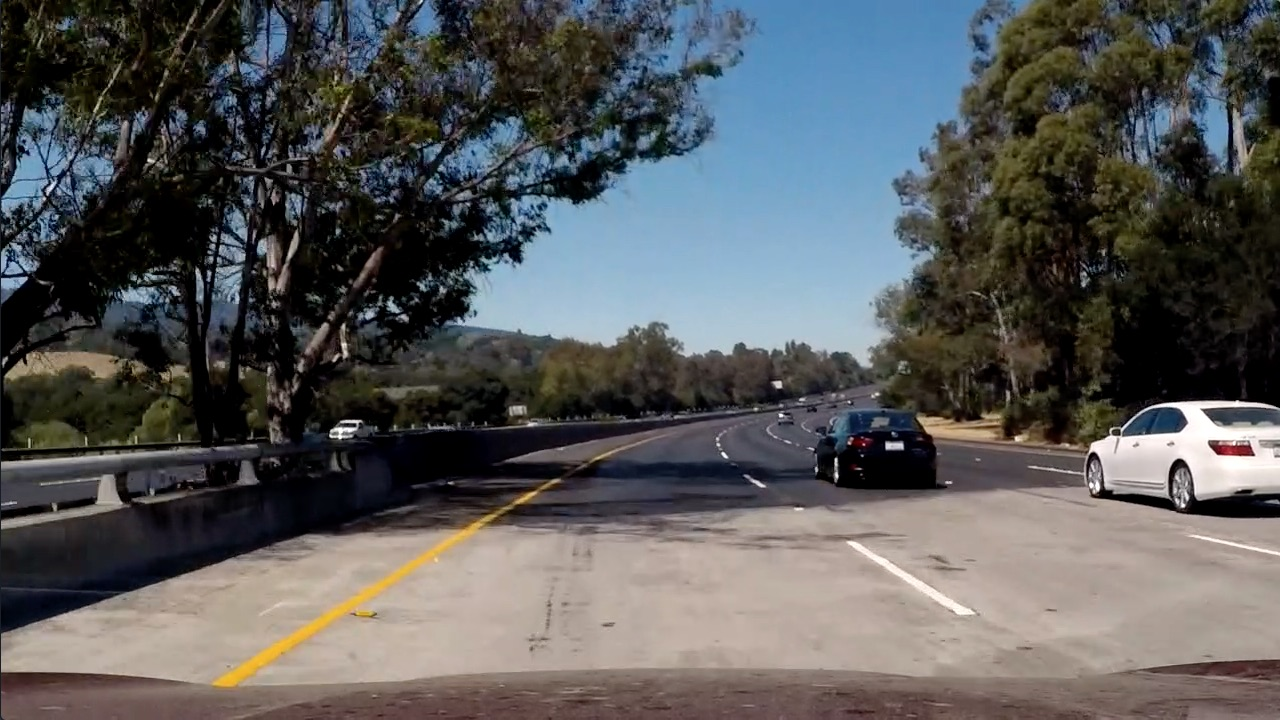
#> input picture test_images/test5.jpg, 1280 x 720 px
$ python ProcessImage.py   (older library calls are emulated)
#> lines starting #> are read from the running program, lines starting #| are printed output that depends on the picture; after the words box and inside, x2 and y2 are one past the last pixel; in counts of white or black regions, pixels touching at a corner belong together
### ProcessingPipeline.py
import numpy as np
import matplotlib.image as mpimg
import matplotlib.pyplot as plt
import os, glob
import random
import pickle
from CamCal import caliberation_data
# import cv2
from cv2 import cv2
from collections import deque
from typing import Deque, List, Dict
from moviepy.editor import VideoFileClip
from sklearn.preprocessing import PolynomialFeatures
from sklearn.linear_model import LinearRegression, Lasso
# [4 lines of commented-out code are left out]
import ProcessImage

SRC = np.float32([[580, 460], [700, 460], [1040, 680], [260, 680]])
DST = np.float32([[260, 0], [1040, 0], [1040, 720], [260, 720]])


# Define a class to receive the characteristics of each line detection
class Line():
    def __init__(self, img_size):
        self.max_que_len = 10
        self.img_size = img_size
        # was the line detected in the last iteration?
        self.weight = np.array(list(range(1, self.max_que_len + 1)))
        self.weight = self.weight / np.sum(self.weight)
        self.detected = False
        # x values of the last n fits of the line
        self.recent_xfitted: Deque = deque()
        # average x values of the fitted line over the last n iterations
        self.bestx = None
        self.besty = None
        # polynomial coefficients averaged over the last n iterations
        self.best_fit = None
        # polynomial coefficients for the most recent fit
        self.current_fit = [np.array([False])]
        # radius of curvature of the line in some units
        self.radius_of_curvature = None
        # distance in meters of vehicle center from the line
        self.line_base_pos = None
        # difference in fit coefficients between last and new fits
        self.diffs = np.array([0, 0, 0], dtype='float')
        self.diffs = None
        # x values for detected line pixels
        self.allx = None
        # y values for detected line pixels
        self.ally = None

    # [107 lines left out: functions calc_radius, add_fitted, is_cur_validity, add_points, _compute_cur_fit, _calcute_inds, not called in this run]


class ProcessingPipeline:
    def __init__(self):
        self.frame_cntr = 1
        self.mtx, self.dist = caliberation_data()
        self.img_size = (720, 1280, 3)
        img_size = (720, 1280, 3)
        self.src = np.float32([[580, 460], [700, 460], [1040, 680], [260, 680]])
        self.dst = np.float32([[260, 0], [1040, 0], [1040, 720], [260, 720]])
        # self.src = np.float32(
        #     [[(img_size[0] / 2) - 55, img_size[1] / 2 + 100],
        #      [((img_size[0] / 6) - 10), img_size[1]],
        #      [(img_size[0] * 5 / 6) + 60, img_size[1]],
        #      [(img_size[0] / 2 + 55), img_size[1] / 2 + 100]])
        # self.dst = np.float32(
        #     [[(img_size[0] / 4), 0],
        #      [(img_size[0] / 4), img_size[1]],
        #      [(img_size[0] * 3 / 4), img_size[1]],
        #      [(img_size[0] * 3 / 4), 0]])
        self.M = cv2.getPerspectiveTransform(self.src, self.dst)
        self.MInv = cv2.getPerspectiveTransform(self.dst, self.src)
        self.imgProc = ProcessImage.ProcessImage()
        self.left_coeff = None
        self.right_coeff = None
        self.left_line = Line(self.img_size)
        self.right_line = Line(self.img_size)

    def get_undist_img_test(self, img):

        undist = self.undistort_image(img)
        pres = self.get_birds_eye(undist)
        # proc_img = self.imgProc.pipeline(pres)
        return pres

    # [6 lines left out: function _sharpen_image, not called in this run]

    def undistort_image(self, image, debug=False):
        '''
        Undistort an image
        :param img:
        :return: undistorted image
        '''
        dst = cv2.undistort(image, self.mtx, self.dist, None, self.mtx)
        if debug:
            plt.figure(figsize=(15, 10))
            plt.imshow(dst)
        return dst

    def get_birds_eye(self, image, display=False):
        '''
        Compute the perspective transformation of the image
        :param image: ndarray
        :param display: boolean debugging
        :return:warped ndarray
        '''
        h, w = image.shape[:2]
        warped = cv2.warpPerspective(image, self.M, (w, h), flags=cv2.INTER_LINEAR)
        if display:
            self.plot_side_by_side(image, warped)
        return warped

    # [258 lines left out: functions plot_side_by_side, draw_result, find_line_around, process, _get_lane_hist, un_warp_image and 4 more, not called in this run]


# [2 lines that do not run on import are left out]
    # [6 lines of commented-out code are left out]


# [14 lines left out: function test_prespective_tx, not called in this run]

# [7 lines of commented-out code are left out]

### CamCal.py
import numpy as np
import matplotlib.image as mpimg
import matplotlib.pyplot as plt
import os, glob
import random
import pickle

try:
    from cv2 import cv2
except:
    import cv2

random.seed(5)

# pickle_save_path = './caliberation_data.pkl'
pickle_save_path = './camera_cal/caliberation_data.pkl'


# [67 lines left out: functions get_images_path_list, get_obj_img_pts, draw_corners, caliberate, disp_compare_img, not called in this run]


def caliberation_data():
    if os.path.exists(pickle_save_path):
        data = pickle.load(open(pickle_save_path, 'rb'))
        mtx = data['mtx']
        dist = data['dist']
    else:
        data = caliberate()
        mtx = data['mtx']
        dist = data['dist']
    return mtx, dist


# [11 lines left out: function caliberate_from_pickle, not called in this run]


# [6 lines that do not run on import are left out]

### ProcessImage.py
import numpy as np
import matplotlib.image as mpimg
import matplotlib.pyplot as plt
import os, glob
import random
import pickle

import ProcessingPipeline

try:
    from cv2 import cv2
except:
    import cv2


class ProcessImage:
    def __init__(self):
        # print('Processing Image...')
        pass

    # [106 lines left out: functions _sharpen_image, _compute_sobel_bin, pipeline, abs_sobel_thresh, not called in this run]


if __name__ == '__main__':
    # img = plt.imread('test_images/test_hard3.jpg')
    img = plt.imread('test_images/test5.jpg')
#> img is the input picture: shape (720, 1280, 3); mean R, G, B 88.5, 89.3, 89.8
    proc = ProcessingPipeline.ProcessingPipeline()
#> (reads camera_cal/caliberation_data.pkl from the repository)
    op = proc.get_undist_img_test(img)
    imgProc = ProcessImage()
    op2 = imgProc.pipeline(op)
#> in pipeline, `s_channel = hls[:, :, 2]`:
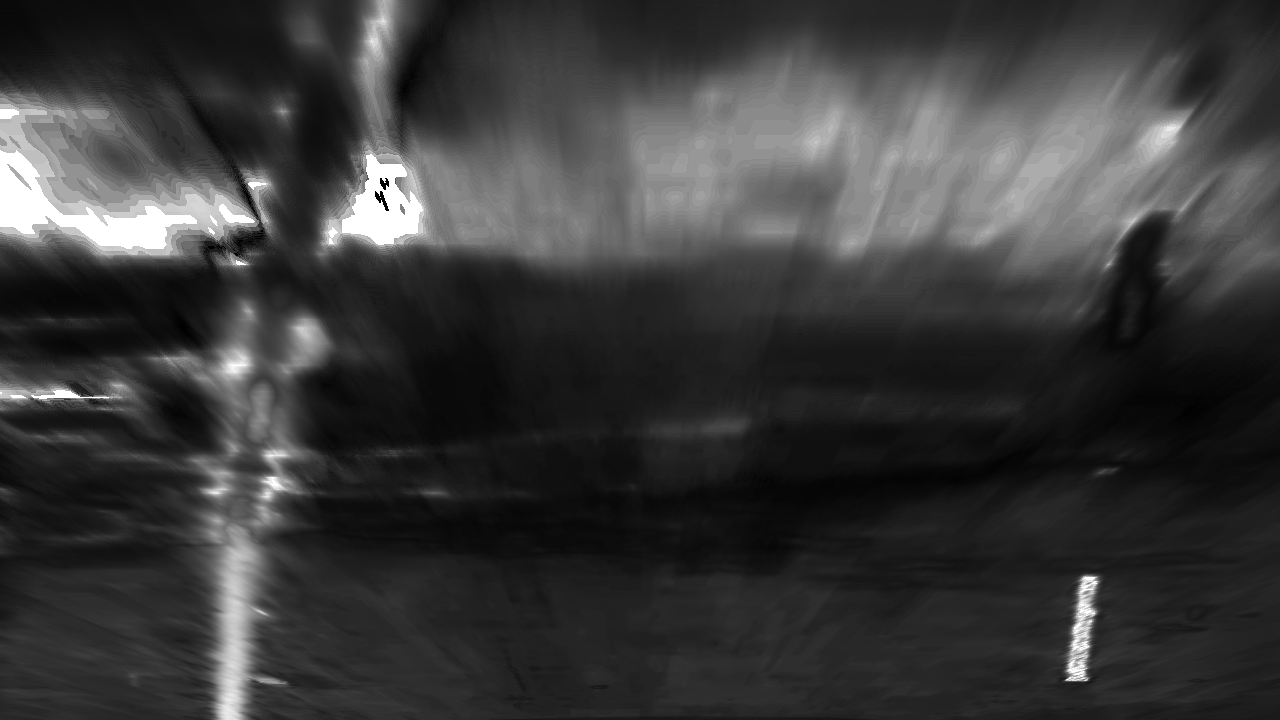
#> s_channel: shape (720, 1280) float64; min 0, max 255, mean 57.9
#> in pipeline, `lxbinary = self._compute_sobel_bin(l_channel, sobel_kernel)`:
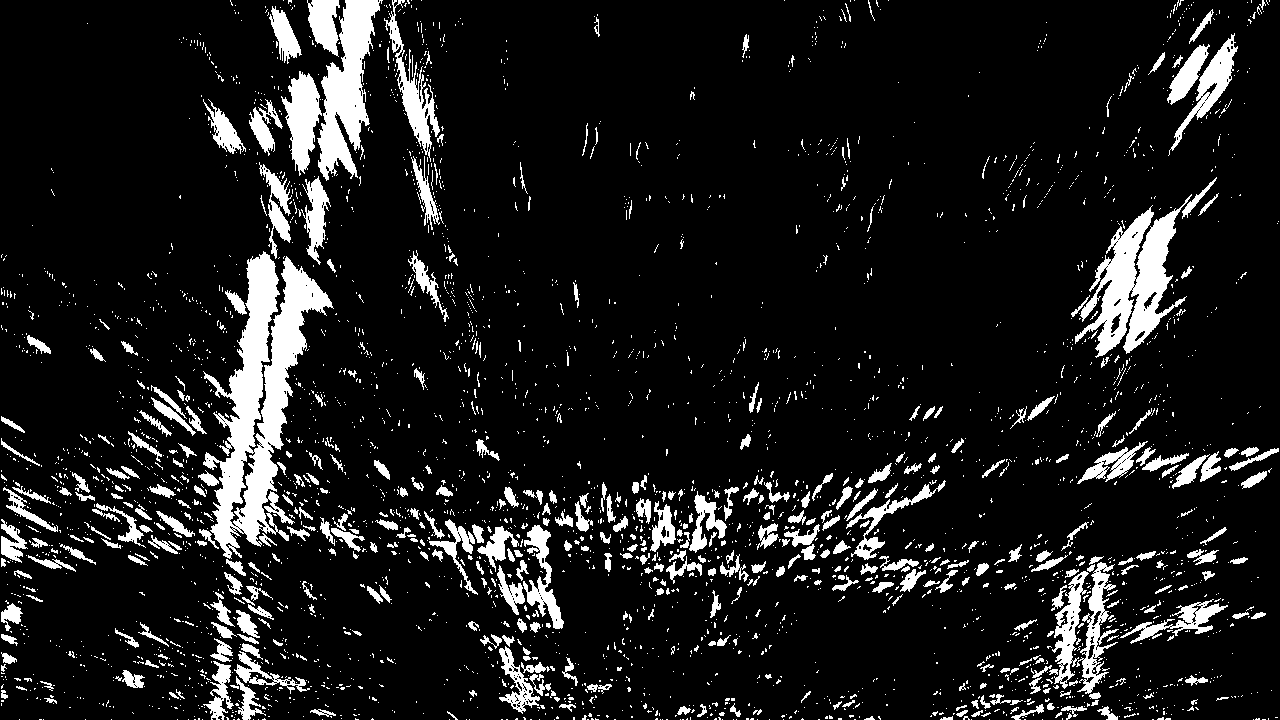
#> lxbinary: shape (720, 1280); values 0 (black) and 1 (white), 10.9% white; 3457 white regions (3004 under 20 px), largest, box (x1, y1, x2, y2) and area: (203, 251, 334, 559) 15381, (1075, 194, 1192, 358) 7432, (317, 0, 383, 181) 5718
#> call 2 of _compute_sobel_bin, with sobel_kernel = 3, thresh = (10, 100)
#> in _compute_sobel_bin (call 2), `sobelx = cv2.Sobel(image, cv2.CV_64F, 1, 0, ksize=sobel_kernel)`:
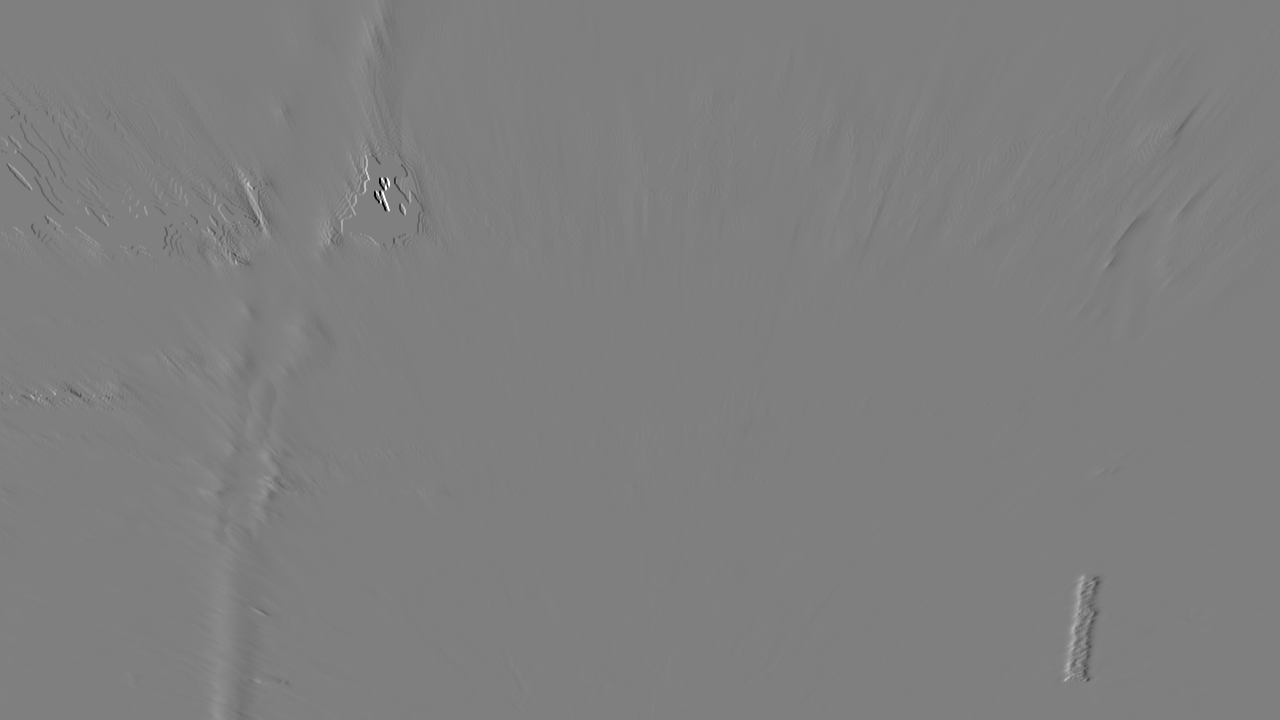
#> sobelx: shape (720, 1280) float64; min -1020, max 1020, mean -0.2; drawn with min black and max white
#> in pipeline, `s_binary = self._compute_sobel_bin(s_channel)`: s_binary: shape (720, 1280); values 0 (black) and 1 (white), 3.2% white; 989 white regions (844 under 20 px), largest, box (x1, y1, x2, y2) and area: (1061, 574, 1104, 683) 2417, (203, 567, 231, 720) 2274, (314, 127, 382, 258) 1813
#> in pipeline, `s_binary = cv2.medianBlur(s_binary, 5)`: s_binary: shape (720, 1280); values 0 (black) and 1 (white), 2.6% white; 178 white regions (92 under 20 px), largest, box (x1, y1, x2, y2) and area: (1062, 574, 1103, 682) 2709, (205, 569, 230, 720) 2275, (231, 164, 281, 241) 1753
#> in pipeline, `lxbinary = cv2.medianBlur(lxbinary, 15)`: lxbinary: shape (720, 1280); values 0 (black) and 1 (white), 7.2% white; 87 white regions (19 under 20 px), largest, box (x1, y1, x2, y2) and area: (203, 253, 329, 554) 16963, (285, 0, 381, 174) 10002, (1079, 212, 1177, 355) 7897
#> in pipeline, `hsv = cv2.cvtColor(img, cv2.COLOR_RGB2HSV)`: hsv: shape (720, 1280, 3); mean H, S, V 82, 77.5, 91.7
#> in pipeline, `yellow = cv2.inRange(hsv, (16, 70, 100), (36, 255, 255))`: yellow: shape (720, 1280); 2% white; 12 white regions (10 under 20 px), largest, box (x1, y1, x2, y2) and area: (187, 291, 300, 720) 18356, (337, 0, 355, 42) 177
#> in pipeline, `white_1 = cv2.inRange(hsv, (0, 0, 200), (255, 20, 255))`: white_1: shape (720, 1280); 0.23% white; 15 white regions (8 under 20 px), largest, box (x1, y1, x2, y2) and area: (1119, 289, 1142, 339) 727, (1073, 598, 1098, 631) 407, (1078, 575, 1099, 594) 262
#> in pipeline, `white_2 = cv2.inRange(hls, (0, 200, 0), (255, 255, 200))`: white_2: shape (720, 1280); 0.29% white; 13 white regions (10 under 20 px), largest, box (x1, y1, x2, y2) and area: (1061, 574, 1103, 682) 1802, (1119, 291, 1142, 339) 628, (1093, 467, 1120, 477) 172
#> in pipeline, `white_3 = cv2.inRange(img, (200, 200, 200), (255, 255, 255))`: white_3: shape (720, 1280); 0.33% white; 4 white regions (1 under 20 px), largest, box (x1, y1, x2, y2) and area: (1064, 574, 1102, 682) 2463, (1120, 298, 1141, 338) 468, (1095, 468, 1119, 476) 134
#> in pipeline, `color_mask = yellow | white_1 | white_2 | white_3`: color_mask: shape (720, 1280); 2.4% white; 16 white regions (11 under 20 px), largest, box (x1, y1, x2, y2) and area: (187, 291, 300, 720) 18356, (1061, 574, 1103, 682) 2759, (1119, 289, 1142, 339) 727, (1092, 467, 1120, 478) 208, (337, 0, 355, 42) 177
#> in pipeline, `cmMod = cv2.boxFilter(color_mask, 0, (15, 15), boximg, (-1, -1), False..`:
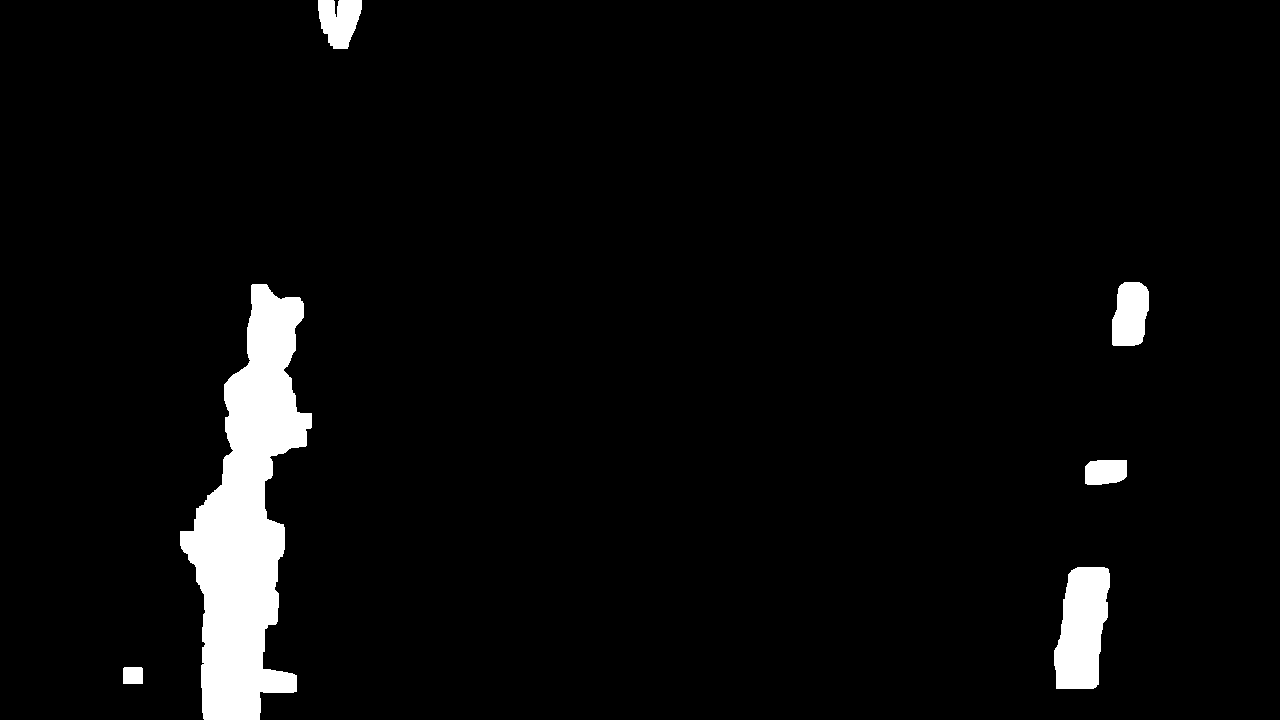
#> cmMod: shape (720, 1280); 4.2% white; 6 white regions, box (x1, y1, x2, y2) and area: (180, 284, 312, 720) 28977, (1054, 567, 1110, 689) 5227, (1112, 282, 1149, 346) 1977, (318, 0, 362, 49) 1600, (1085, 460, 1127, 485) 950, (123, 667, 143, 684) 338
    plt.imshow(op)
    plt.show()
    plt.imshow(op2)
    plt.show()
    # proc.plot_side_by_side(op2, op)
